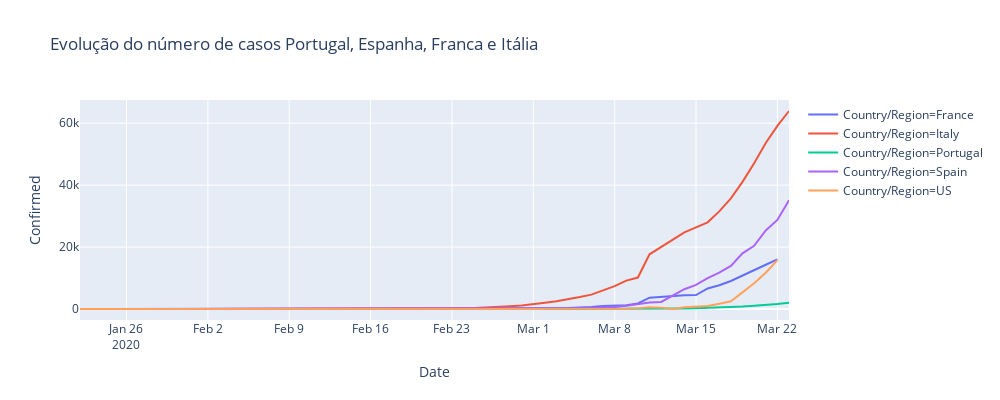

The notebook cell saved with this chart:
### Code cell
temp = full_table.loc[((full_table['Country/Region']=='Spain')| (full_table['Country/Region']=='Portugal')
                       |(full_table['Country/Region']=='France')| (full_table['Country/Region']=='Italy')
                       |(full_table['Country/Region']=='US'))]

temp = temp.groupby(['Date', 'Country/Region'])['Confirmed', 'Deaths', 'Recovered'].max().reset_index()
#temp = full_table.groupby(['Date', 'Country/Region'])['Confirmed'].sum().reset_index().sort_values('Confirmed', ascending=False)
temp.sort_values(by=['Country/Region','Date'],inplace=True)

temp = temp.reset_index()


fig = px.line(temp, x="Date", y="Confirmed", color='Country/Region',height=400,width=1000,
             title='Evolução do número de casos Portugal, Espanha, Franca e Itália')
fig.show()

### Figure 1 — Plotly figure (JSON) as saved in the notebook; plotly's stock layout.template omitted (floating-point values rounded to 4 significant figures)
{"data": [{"hoverlabel": {"namelength": 0}, "hovertemplate": "Country/Region=France<br>Date=%{x}<br>Confirmed=%{y}", "legendgroup": "Country/Region=France", "line": {"color": "#636efa", "dash": "solid"}, "mode": "lines", "name": "Country/Region=France", "showlegend": true, "type": "scatter", "x": ["2020-01-24", "2020-01-25", "2020-01-26", "2020-01-27", "2020-01-28", "2020-01-29", "2020-01-30", "2020-01-31", "2020-02-01", "2020-02-08", "2020-02-12", "2020-02-15", "2020-02-25", "2020-02-26", "2020-02-27", "2020-02-28", "2020-02-29", "2020-03-01", "2020-03-02", "2020-03-03", "2020-03-04", "2020-03-05", "2020-03-06", "2020-03-07", "2020-03-08", "2020-03-09", "2020-03-10", "2020-03-11", "2020-03-14", "2020-03-15", "2020-03-16", "2020-03-17", "2020-03-18", "2020-03-19", "2020-03-20", "2020-03-21", "2020-03-22"], "xaxis": "x", "y": [2, 3, 3, 3, 4, 5, 5, 5, 6, 11, 11, 12, 14, 18, 38, 57, 100, 130, 191, 204, 285, 377, 653, 949, 1126, 1209, 1784, 3661, 4469, 4499, 6633, 7652, 9043, 10871, 12612, 14282, 16018], "yaxis": "y"}, {"hoverlabel": {"namelength": 0}, "hovertemplate": "Country/Region=Italy<br>Date=%{x}<br>Confirmed=%{y}", "legendgroup": "Country/Region=Italy", "line": {"color": "#EF553B", "dash": "solid"}, "mode": "lines", "name": "Country/Region=Italy", "showlegend": true, "type": "scatter", "x": ["2020-01-31", "2020-02-07", "2020-02-21", "2020-02-22", "2020-02-23", "2020-02-24", "2020-02-25", "2020-02-26", "2020-02-27", "2020-02-28", "2020-02-29", "2020-03-01", "2020-03-02", "2020-03-03", "2020-03-04", "2020-03-05", "2020-03-06", "2020-03-07", "2020-03-08", "2020-03-09", "2020-03-10", "2020-03-11", "2020-03-14", "2020-03-16", "2020-03-17", "2020-03-18", "2020-03-19", "2020-03-20", "2020-03-21", "2020-03-22", "2020-03-23"], "xaxis": "x", "y": [2, 3, 20, 62, 155, 229, 322, 453, 655, 888, 1128, 1694, 2036, 2502, 3089, 3858, 4636, 5883, 7375, 9172, 10149, 17660, 24747, 27980, 31506, 35713, 41035, 47021, 53578, 59138, 63927], "yaxis": "y"}, {"hoverlabel": {"namelength": 0}, "hovertemplate": "Country/Region=Portugal<br>Date=%{x}<br>Confirmed=%{y}", "legendgroup": "Country/Region=Portugal", "line": {"color": "#00cc96", "dash": "solid"}, "mode": "lines", "name": "Country/Region=Portugal", "showlegend": true, "type": "scatter", "x": ["2020-03-02", "2020-03-03", "2020-03-04", "2020-03-05", "2020-03-06", "2020-03-07", "2020-03-08", "2020-03-10", "2020-03-11", "2020-03-14", "2020-03-15", "2020-03-16", "2020-03-17", "2020-03-18", "2020-03-19", "2020-03-20", "2020-03-21", "2020-03-22", "2020-03-23"], "xaxis": "x", "y": [2, 2, 5, 8, 13, 20, 30, 41, 112, 169, 245, 331, 448, 642, 785, 1020, 1280, 1600, 2060], "yaxis": "y"}, {"hoverlabel": {"namelength": 0}, "hovertemplate": "Country/Region=Spain<br>Date=%{x}<br>Confirmed=%{y}", "legendgroup": "Country/Region=Spain", "line": {"color": "#ab63fa", "dash": "solid"}, "mode": "lines", "name": "Country/Region=Spain", "showlegend": true, "type": "scatter", "x": ["2020-02-01", "2020-02-09", "2020-02-15", "2020-02-25", "2020-02-26", "2020-02-27", "2020-02-28", "2020-02-29", "2020-03-01", "2020-03-02", "2020-03-03", "2020-03-04", "2020-03-05", "2020-03-06", "2020-03-07", "2020-03-08", "2020-03-09", "2020-03-10", "2020-03-11", "2020-03-12", "2020-03-14", "2020-03-15", "2020-03-16", "2020-03-17", "2020-03-18", "2020-03-19", "2020-03-20", "2020-03-21", "2020-03-22", "2020-03-23"], "xaxis": "x", "y": [1, 2, 2, 6, 13, 15, 32, 45, 84, 120, 165, 222, 259, 400, 500, 673, 1073, 1695, 2128, 2277, 6391, 7798, 9942, 11748, 13910, 17963, 20410, 25374, 28768, 35136], "yaxis": "y"}, {"hoverlabel": {"namelength": 0}, "hovertemplate": "Country/Region=US<br>Date=%{x}<br>Confirmed=%{y}", "legendgroup": "Country/Region=US", "line": {"color": "#FFA15A", "dash": "solid"}, "mode": "lines", "name": "Country/Region=US", "showlegend": true, "type": "scatter", "x": ["2020-01-22", "2020-01-23", "2020-01-24", "2020-01-25", "2020-01-26", "2020-01-27", "2020-01-28", "2020-01-29", "2020-01-30", "2020-01-31", "2020-02-01", "2020-02-03", "2020-02-05", "2020-02-09", "2020-02-11", "2020-02-13", "2020-02-21", "2020-02-22", "2020-02-24", "2020-02-25", "2020-02-26", "2020-02-27", "2020-02-28", "2020-02-29", "2020-03-01", "2020-03-02", "2020-03-03", "2020-03-04", "2020-03-05", "2020-03-06", "2020-03-07", "2020-03-08", "2020-03-09", "2020-03-10", "2020-03-11", "2020-03-12", "2020-03-13", "2020-03-14", "2020-03-15", "2020-03-16", "2020-03-17", "2020-03-18", "2020-03-19", "2020-03-20", "2020-03-21", "2020-03-22"], "xaxis": "x", "y": [1, 1, 1, 1, 2, 2, 2, 2, 2, 2, 2, 2, 1, 2, 1, 2, 11, 11, 36, 36, 42, 2, 44, 6, 9, 45, 21, 31, 51, 58, 71, 83, 98, 267, 568, 442, 17, 572, 732, 967, 1706, 2495, 5365, 8310, 11710, 15793], "yaxis": "y"}], "layout": {"height": 400, "legend": {"tracegroupgap": 0}, "title": {"text": "Evolução do número de casos Portugal, Espanha, Franca e Itália"}, "width": 1000, "xaxis": {"anchor": "y", "autorange": true, "domain": [0, 1], "range": ["2020-01-22", "2020-03-23"], "title": {"text": "Date"}, "type": "date"}, "yaxis": {"anchor": "x", "autorange": true, "domain": [0, 1], "range": [-3550.0, 67480.0], "title": {"text": "Confirmed"}, "type": "linear"}}}
